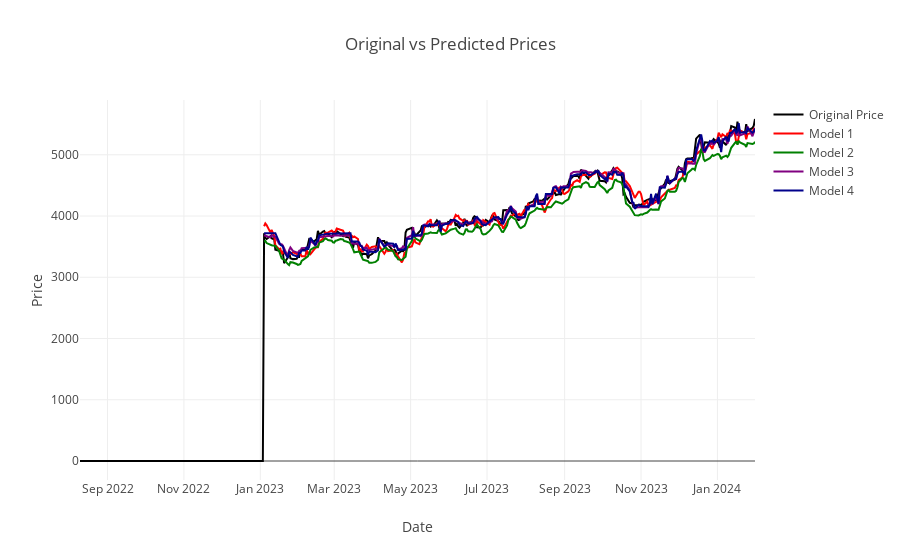

Notebook code for this chart:
### Code cell
# Load stock data
if stock_symbol:
    stock_data = yf.download(stock_symbol, start=start_date, end=end_date)
    st.subheader('Stock Data')
    st.write(stock_data.head(50))  # Display first 50 rows


    # Download stock data
    data = yf.download(stock_symbol, start=start_date, end=end_date)
    data = preprocess_data(data)

    # Split data into train and test sets
    train_size = int(len(data) * 0.8)
    train_data = data[:train_size]
    test_data = data[train_size:]

    scaler, train_scaled, test_scaled = scale_data(train_data, test_data)

    x_train, y_train = create_dataset(train_scaled)
    x_test, y_test = create_dataset(test_scaled)

    # Train and save neural network models
    nn_model = train_neural_network(x_train, y_train)
    save_model(nn_model, 'artifacts/NN_model.h5')

    # Train and save LSTM model
    lstm_model = train_lstm(x_train, y_train)
    save_model(lstm_model, 'artifacts/LSTM_model.h5')

    # Train and save Random Forest and Gradient Boosting models
    train_and_save_ensemble_models(x_train, y_train)

    # # GARCH model
    # garch_model = arch.arch_model(train_data['Close'], vol='GARCH', p=1, q=1)
    # garch_res = garch_model.fit(update_freq=5)
    # garch_volatility = garch_res.conditional_volatility

    # Make predictions
    nn_pred = make_predictions(nn_model, x_test)
    lstm_pred = make_predictions(lstm_model, x_test)

    with open('artifacts/random_forest_regressor_model.pkl', 'rb') as f:
        rf_model = pickle.load(f)
   
    rf_pred = make_predictions(rf_model, x_test)

    with open('artifacts/gradientboost_regressor_model.pkl', 'rb') as f:
        gb_model = pickle.load(f)
              
    gb_pred = make_predictions(gb_model, x_test)

    # Train GARCH model
    garch_res, garch_volatility = train_garch_model(data)
        
    # Save the trained GARCH model using pickle
    with open('artifacts/garch_model.pkl', 'wb') as f:
        pickle.dump(garch_res, f)

    # # Reshape GARCH volatility for compatibility with other predictions
    # garch_volatility = garch_volatility.values.reshape(-1, 1)

    # # Repeat or interpolate garch_volatility to match the size of x_test
    # garch_volatility_resized = np.repeat(garch_volatility, len(x_test) // len(garch_volatility) + 1)[:len(x_test)]

    # # Reshape garch_volatility to match the shape of x_test
    # garch_volatility_resized = garch_volatility_resized.reshape(-1, 1)

    # # Concatenate garch_volatility with other features
    # x_test_with_garch = np.concatenate((x_test, garch_volatility_resized), axis=1)

    # # Make predictions using modified features
    # nn_pred_with_garch = make_predictions(nn_model, x_test_with_garch)
    # lstm_pred_with_garch = make_predictions(lstm_model, x_test_with_garch)
    # rf_pred_with_garch = make_predictions(rf_model, x_test_with_garch)
    # gb_pred_with_garch = make_predictions(gb_model, x_test_with_garch)

    # # Inverse transform the GARCH model predictions
    # garch_pred = scaler.inverse_transform(garch_volatility.reshape(-1, 1))

    # Inverse transform the predictions and actual values
    y_pred_models = [scaler.inverse_transform(pred.reshape(-1, 1)) for pred in [nn_pred, lstm_pred, rf_pred, gb_pred]]
    # y_pred_models_with_garch = [scaler.inverse_transform(pred.reshape(-1, 1)) for pred in [nn_pred_with_garch, lstm_pred_with_garch, rf_pred_with_garch, gb_pred_with_garch]]
    y_test = scaler.inverse_transform(y_test.reshape(-1, 1))

    # Plot predictions
    plot_predictions(test_data, np.concatenate((np.zeros((100, 1)), y_test)), y_pred_models)
    # plot_predictions(test_data, np.concatenate((np.zeros((100, 1)), y_test)), y_pred_models_with_garch, model_names=['Neural Network (with GARCH)', 'LSTM (with GARCH)', 'Random Forest (with GARCH)', 'Gradient Boosting (with GARCH)'])

    # Evaluate models
    mae_mse = [evaluate_models(y_test, y_pred) for y_pred in y_pred_models]
    # mae_mse_with_garch = [evaluate_models(y_test, y_pred) for y_pred in y_pred_models_with_garch]

    st.write('Without GARCH:')
    st.write(f'Neural Network: MAE={mae_mse[0][0]}, MSE={mae_mse[0][1]}')
    st.write(f'LSTM: MAE={mae_mse[1][0]}, MSE={mae_mse[1][1]}')
    st.write(f'Random Forest: MAE={mae_mse[2][0]}, MSE={mae_mse[2][1]}')
    st.write(f'Gradient Boosting: MAE={mae_mse[3][0]}, MSE={mae_mse[3][1]}')

    # Display GARCH model summary
    st.subheader('GARCH Model Summary')
    st.write(garch_res.summary())

# st.write('With GARCH:')
# st.write(f'Neural Network (with GARCH): MAE={mae_mse_with_garch[0][0]}, MSE={mae_mse_with_garch[0][1]}')
# st.write(f'LSTM (with GARCH): MAE={mae_mse_with_garch[1][0]}, MSE={mae_mse_with_garch[1][1]}')
# st.write(f'Random Forest (with GARCH): MAE={mae_mse_with_garch[2][0]}, MSE={mae_mse_with_garch[2][1]}')
# st.write(f'Gradient Boosting (with GARCH): MAE={mae_mse_with_garch[3][0]}, MSE={mae_mse_with_garch[3][1]}')

### Figure 1 — Plotly figure (JSON) as saved in the notebook; plotly's stock layout.template omitted (floating-point values rounded to 4 significant figures; data arrays with more than 128 entries replaced by an {"elided": "..."} marker saying what was removed)
{"data": [{"line": {"color": "black"}, "mode": "lines", "name": "Original Price", "type": "scatter", "x": {"elided": "364 str values"}, "y": {"elided": "364 float values"}}, {"line": {"color": "red"}, "mode": "lines", "name": "Model 1", "type": "scatter", "x": {"elided": "264 str values"}, "y": {"elided": "264 float values"}}, {"line": {"color": "green"}, "mode": "lines", "name": "Model 2", "type": "scatter", "x": {"elided": "264 str values"}, "y": {"elided": "264 float values"}}, {"line": {"color": "purple"}, "mode": "lines", "name": "Model 3", "type": "scatter", "x": {"elided": "264 str values"}, "y": {"elided": "264 float values"}}, {"line": {"color": "darkblue"}, "mode": "lines", "name": "Model 4", "type": "scatter", "x": {"elided": "264 str values"}, "y": {"elided": "264 float values"}}], "layout": {"title": {"text": "Original vs Predicted Prices"}, "xaxis": {"title": {"text": "Date"}}, "yaxis": {"title": {"text": "Price"}}}}
